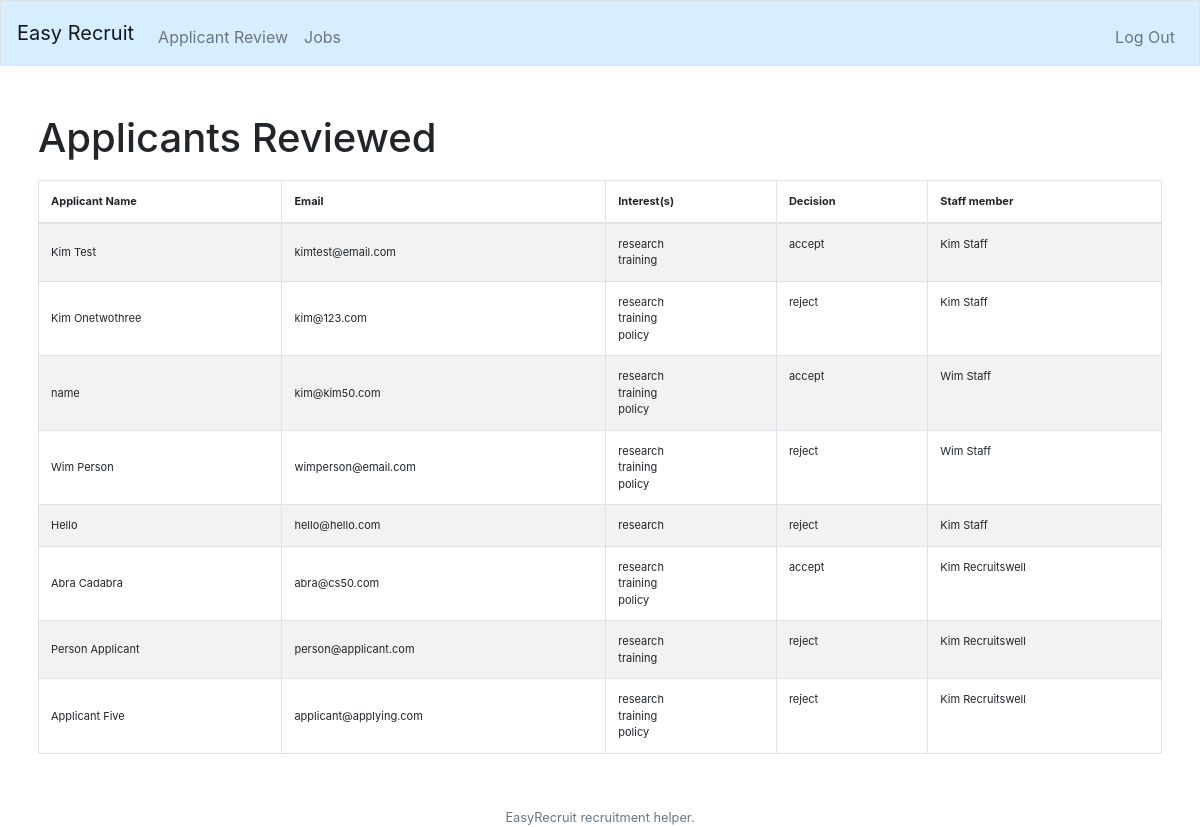
The page /staff (signed in) on the database its author committed.
### tables this page shows
CREATE TABLE 'review' ('key' integer PRIMARY KEY AUTOINCREMENT NOT NULL, 'applicantid' integer NOT NULL, 'staffid' integer NOT NULL, 'decision' varchar(100));

CREATE TABLE 'applicant' ('id' integer PRIMARY KEY AUTOINCREMENT NOT NULL, 'name' varchar(255) NOT NULL, 'email' varchar(255) NOT NULL, 'hash' varchar(255) NOT NULL);

CREATE TABLE 'interests' ('key' integer PRIMARY KEY AUTOINCREMENT NOT NULL, 'applicantid' integer NOT NULL, 'interest' varchar(255) NOT NULL);

CREATE TABLE 'staff' ('id' integer PRIMARY KEY AUTOINCREMENT NOT NULL, 'email' varchar(255) NOT NULL, 'password' varchar(255), 'Name' varchar(255));

### application.py (the view)
@app.route("/staff", methods=["GET"])
@stafflogin_required
def staff():
    reviewed = db.execute("SELECT * FROM review")
    i = 0
    for i in range(len(reviewed)):
        id_current = reviewed[i]['applicantid']
        interests = db.execute("SELECT interest FROM interests WHERE applicantid=:id", id=id_current)
        reviewed[i]['interests'] = interests
        name = db.execute("SELECT name FROM applicant WHERE id=:id", id=id_current)
        email = db.execute("SELECT email FROM applicant WHERE id=:id", id=id_current)
        reviewed[i]['name'] = name[0]['name']
        reviewed[i]['email'] = email[0]['email']
        staffname = db.execute("SELECT name FROM staff WHERE id=:id", id=reviewed[i]['staffid'])
        reviewed[i]['staffname'] = staffname[0]['Name']
    return render_template("staff.html", reviewed=reviewed)

### application.py (called while the page is built)
@app.after_request
def after_request(response):
    response.headers["Cache-Control"] = "no-cache, no-store, must-revalidate"
    response.headers["Expires"] = 0
    response.headers["Pragma"] = "no-cache"
    return response

### helpers.py (called while the page is built)
def stafflogin_required(f):
    @wraps(f)
    def decorated_function(*args, **kwargs):
        if session.get("staff_id") is None:
            return redirect("/user")
        return f(*args, **kwargs)
    return decorated_function

### templates/staff.html (shortened to what this page needs)
{% extends "layout.html" %}
{% block main %}
<div class="main-container">
    <h1>Applicants Reviewed</h1>
    <table id="reviewtable" class="table table-striped table-bordered">
    <thead>
        <tr>
          <th scope="col">Applicant Name</th>
          <th scope="col">Email</th>
          <th scope="col">Interest(s)</th>
          <th scope="col">Decision</th>
          <th scope="col">Staff member</th>
        </tr>
    </thead>
    <tbody>
    {% for i in reviewed %}
        <tr>
           <td style="vertical-align: middle;">{{ i.name }}</td>
           <td style="vertical-align: middle;">{{ i.email }}</td>
    <td style="vertical-align: middle;">
        {% for interest in i.interests %}
            {{ interest.interest }}<br>
        {% endfor %}
    </td>
    <td>{{ i.decision }}</td>
    <td>{{ i.staffname }}</td>
    </tr>
        {%endfor%}
    </tbody>
    </table>
</div>
{% endblock %}

### templates/layout.html (shortened to what this page needs)
<!DOCTYPE html>
<html lang="en">
    <head>
        <link href="https://maxcdn.bootstrapcdn.com/bootstrap/4.1.3/css/bootstrap.min.css" rel="stylesheet">
        <link href="/static/styles.css" rel="stylesheet">
    </head>
    <body>
        <nav class="navbar navbar-expand-md navbar-light border" style="background-color: #d6eeff">
            <a class="navbar-brand" href="/">Easy Recruit</a>
            <div class="collapse navbar-collapse" id="navbar">
                {% if session.user_id %}
                    <ul class="navbar-nav mr-auto mt-2">
                        <li class="nav-item"><a class="nav-link" href="/profile">Profile</a></li>
                        <li class="nav-item"><a class="nav-link" href="/jobs">Jobs</a></li>
                    </ul>
                    <ul class="navbar-nav ml-auto mt-2">
                        <li class="nav-item"><a class="nav-link" href="/logout">Log Out</a></li>
                    </ul>
                {% elif session.staff_id %}
                    <ul class="navbar-nav mr-auto mt-2">
                        <li class="nav-item"><a class="nav-link" href="/profile">Applicant Review</a></li>
                        <li class="nav-item"><a class="nav-link" href="/jobs">Jobs</a></li>
                    </ul>
                    <ul class="navbar-nav ml-auto mt-2">
                        <li class="nav-item"><a class="nav-link" href="/logout">Log Out</a></li>
                    </ul>
                {% else %}
                    <ul class="navbar-nav ml-auto mt-2">
                        <li class="nav-item"><a class="nav-link" href="/register">Register</a></li>
                        <li class="nav-item"><a class="nav-link" href="/login">Log In</a></li>
                    </ul>
                {% endif %}
            </div>
        </nav>
        <main class="container p-2">
            {% block main %}{% endblock %}
        </main>
        <footer class="small text-center text-muted">
            EasyRecruit recruitment helper.
        </footer>
    </body>
</html>

### static/styles.css (style rules this page uses)
#reviewtable { font-size: 11px; margin-left: 0px; margin-right: 0px; }
.main-container { padding-top:30px; padding-bottom:30px; }
h1 { padding-top: 10px; padding-bottom:10px; }

### rows shown on the page
review: name "Kim Test", email "kimtest@email.com", decision "accept", staffname "Kim Staff"
interests: interest "research"
interests: interest "training"
review: name "Kim Onetwothree", email "kim@123.com", decision "reject", staffname "Kim Staff"
interests: interest "research"
interests: interest "training"
interests: interest "policy"
review: name "name", email "kim@kim50.com", decision "accept", staffname "Wim Staff"
interests: interest "research"
interests: interest "training"
interests: interest "policy"
review: name "Wim Person", email "wimperson@email.com", decision "reject", staffname "Wim Staff"
interests: interest "research"
interests: interest "training"
interests: interest "policy"
review: name "Hello", email "hello@hello.com", decision "reject", staffname "Kim Staff"
interests: interest "research"
review: name "Abra Cadabra", email "abra@cs50.com", decision "accept", staffname "Kim Recruitswell"
interests: interest "research"
interests: interest "training"
interests: interest "policy"
review: name "Person Applicant", email "person@applicant.com", decision "reject", staffname "Kim Recruitswell"
interests: interest "research"
interests: interest "training"
review: name "Applicant Five", email "applicant@applying.com", decision "reject", staffname "Kim Recruitswell"
interests: interest "research"
interests: interest "training"
interests: interest "policy"
